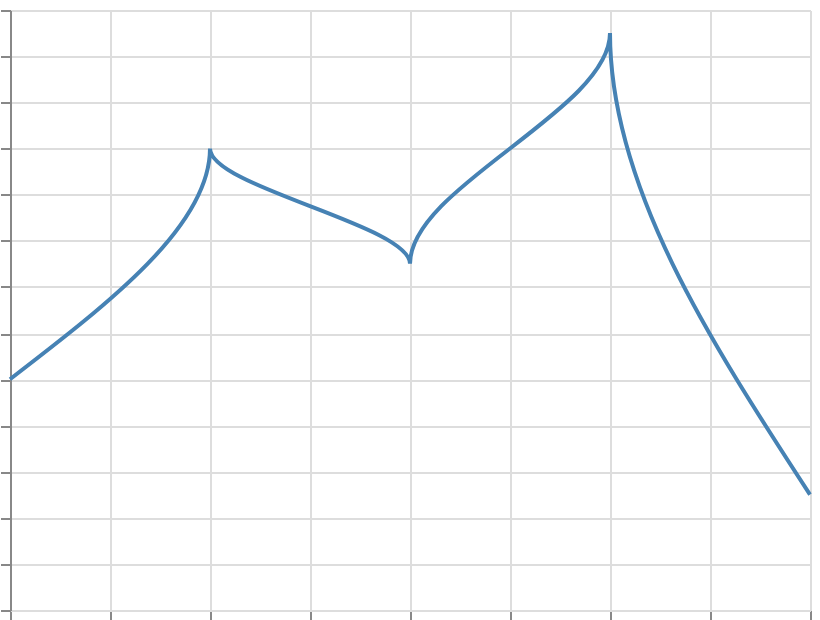

Source (Vega-Lite JSON):
### Vega specification from a JSON file in a GitHub repository (floating-point values rounded to 4 significant figures)
{"$schema": "https://vega.github.io/schema/vega/v6.json", "width": 400, "height": 300, "padding": 5, "autosize": "none", "data": [{"name": "table", "values": [{"x": 0, "y": 10}, {"x": 1, "y": 20}, {"x": 2, "y": 15}, {"x": 3, "y": 25}, {"x": 4, "y": 5}]}], "scales": [{"name": "x", "type": "linear", "domain": {"data": "table", "field": "x"}, "range": "width", "nice": true}, {"name": "y", "type": "linear", "domain": {"data": "table", "field": "y"}, "range": [{"signal": "height"}, 0], "nice": true}], "marks": [{"type": "line", "from": {"data": "table"}, "encode": {"update": {"x": {"scale": "x", "field": "x"}, "y": {"scale": "y", "field": "y"}, "stroke": {"value": "steelblue"}, "strokeWidth": {"value": 2}, "interpolate": {"value": "monotone"}, "orient": {"value": "horizontal"}}}}], "axes": [{"scale": "x", "orient": "bottom", "grid": true, "labels": false}, {"scale": "y", "orient": "left", "grid": true, "labels": false}]}
